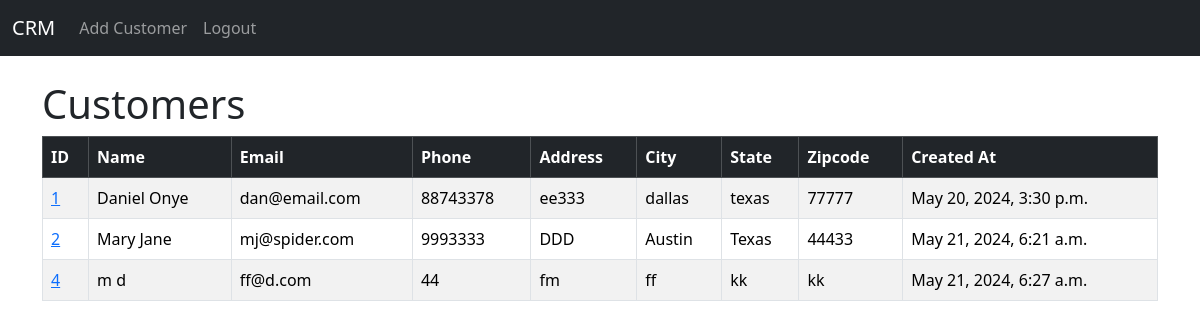
Before: / (signed in) with the older database file.
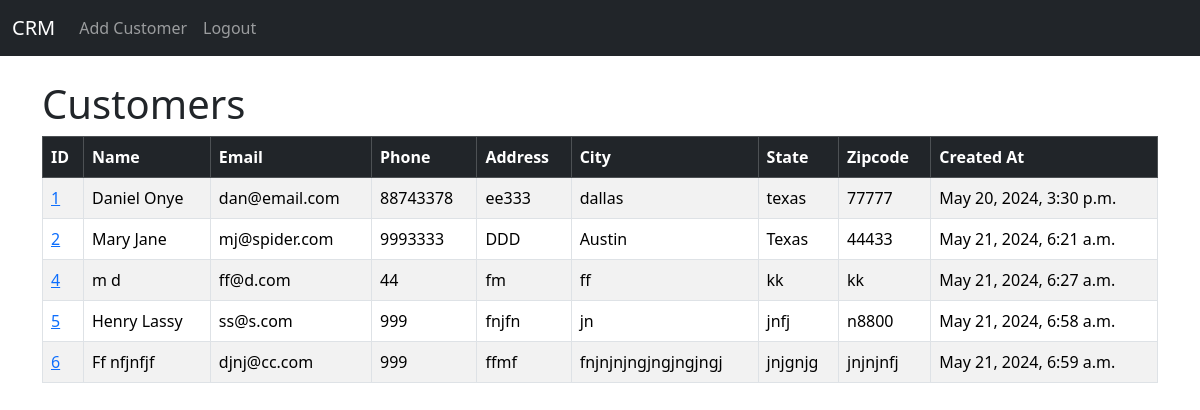
After: the same page with the newer database file.
### website/models.py (models this page shows, shortened)
class Customer(models.Model):
    first_name = models.CharField(max_length=50)
    last_name = models.CharField(max_length=50)
    email = models.EmailField(max_length=50)
    phone = models.CharField(max_length=10)
    address = models.CharField(max_length=50)
    city = models.CharField(max_length=50)
    state = models.CharField(max_length=10)
    zipcode = models.CharField(max_length=10)
    created_at = models.DateTimeField(auto_now_add=True)

### website/views.py (the view)
# urls.py: 2. Add a URL to urlpatterns:  path('', views.home, name='home')
def home(request):
    customers = models.Customer.objects.all()
    if request.method == "POST":
        username = request.POST['username']
        password = request.POST['password']
        user = authenticate(request, username=username, password=password)
        if user is not None:
            login(request, user)
            messages.success(request, 'You have successfully logged in!')
            return redirect('website:home')
        else:
            messages.success(request, 'There was an error logging in... Please Try again!')
            return redirect('website:home')
    else:
        return render(request, 'website/home.html', {
            "customers": customers
        })

### website/templates/website/home.html (shortened to what this page needs)
{% extends "website/base.html" %}
{% block content %}
    {% if user.is_authenticated %}
        <h1>Customers</h1>
        <table class="table table-bordered table-striped table-hover">
            <thead class="table-dark">
                <tr>
                <th scope="col">ID</th>
                <th scope="col">Name</th>
                <th scope="col">Email</th>
                <th scope="col">Phone</th>
                <th scope="col">Address</th>
                <th scope="col">City</th>
                <th scope="col">State</th>
                <th scope="col">Zipcode</th>
                <th scope="col">Created At</th>
                </tr>
            </thead>
            <tbody>
                {% if customers %}
                    {% for customer in customers %}
                        <tr>
                            <td><a href="{% url 'website:customer' customer.id %}">{{customer.id}}</a></td>
                            <td>{{customer.first_name}} {{customer.last_name}}</td>
                            <td>{{customer.email}}</td>
                            <td>{{customer.phone}}</td>
                            <td>{{customer.address}}</td>
                            <td>{{customer.city}}</td>
                            <td>{{customer.state}}</td>
                            <td>{{customer.zipcode}}</td>
                            <td>{{customer.created_at}}</td>
                        </tr>
                    {% endfor %}
                {% endif %}
            </tbody>
            </table>
    {% endif %}
{% endblock content %}

Changed rows visible on the page:
added Customer: id "5", first_name "Henry", last_name "Lassy", email "ss@s.com", phone "999", address "fnjfn", city "jn", state "jnfj", zipcode "n8800", created_at "May 21, 2024, 6:58 a.m."
added Customer: id "6", first_name "Ff", last_name "nfjnfjf", email "djnj@cc.com", phone "999", address "ffmf", city "fnjnjnjngjngjngjngj", state "jnjgnjg", zipcode "jnjnjnfj", created_at "May 21, 2024, 6:59 a.m."
